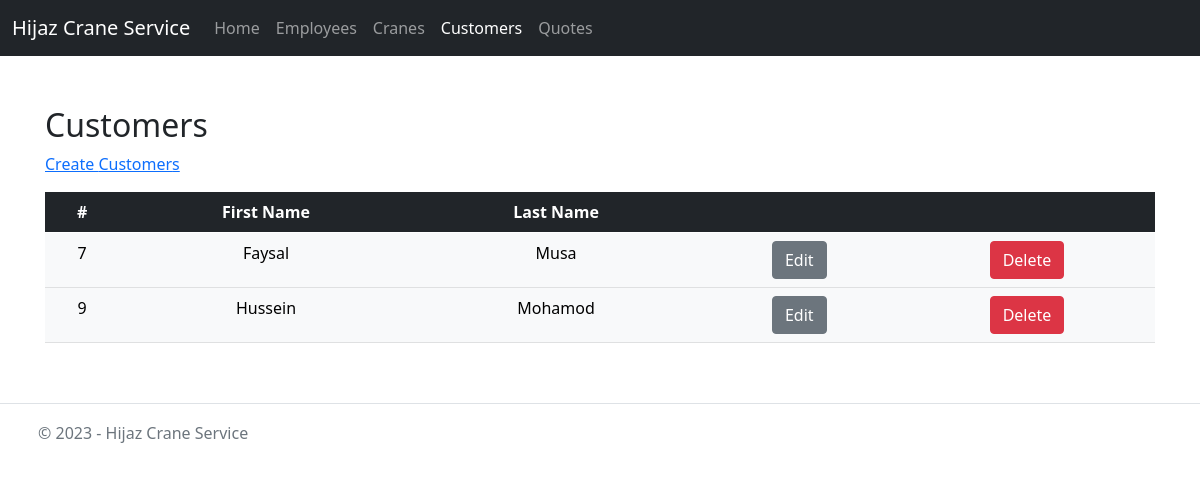
The page /Customers.php on the database its author committed.
### tables this page shows
CREATE TABLE `customers` (
  `Id` int(11) NOT NULL,
  `FirstName` varchar(20) NOT NULL,
  `LastName` varchar(20) NOT NULL
);

### Customers.php (the view, shortened to what this page needs)
<?php
$table = "Customer";
include "./MySql/Includes/dbh.inc.php";
?>
<!DOCTYPE html>
<html lang="en">
<head>
    <?php include("Content/Head.php"); ?>
</head>
<body>
    <?php include("Components/Header.php"); ?>
    <div class="container body-content">
        <h2><?php echo $table . "s"; ?></h2>
        <p>
            <a class="link-primary" name="create" href="<?php echo $table; ?>.php?id=0">Create <?php echo $table . "s" ?></a>
        </p>
        <table class="table table-light table-hover table-border" id="table">
            <thead>
                <tr class="table-dark text-center">
                    <th scope="col">#</th>
                    <th scope="col">First Name</th>
                    <th scope="col">Last Name</th>
                    <th></th>
                    <th></th>
                </tr>
            </thead>
            <tbody>
                <?php
                $query = "SELECT * FROM customers";
                $employees = mysqli_query($con, $query);
                while ($row = mysqli_fetch_array($employees)) { ?>
                    <tr class="employee-tr text-center">
                        <td> <?php echo $row['Id']; ?></td>
                        <td> <?php echo $row['FirstName']; ?></td>
                        <td> <?php echo $row['LastName']; ?></td>
                        <td><a name="edit" class="btn btn-secondary" href="Edit.php?id=<?php echo $row['Id'] . "&table=" . $table; ?>">Edit</a></td>
                        <td><a name="delete" class="btn btn-danger " onclick="Confirm('are you sure')" href="delete.php?id=<?php echo $row['Id'] . "&table=" . $table; ?>">Delete</a></td>
                    </tr>
                <?php }
                ?>
            </tbody>
        </table>
    </div>
    <?php include("Components/Footer.php"); ?>
</body>
</html>

### Content/style.css (style rules this page uses)
.body-content { padding-top: 50px; padding-bottom: 20px; padding-left: 15px; padding-right: 15px; }

### rows shown on the page
customers: Id "7", FirstName "Faysal", LastName "Musa"
customers: Id "9", FirstName "Hussein", LastName "Mohamod"

### other values the page prints
$applicationName "Hijaz Crane Service"
$table "Customer"
